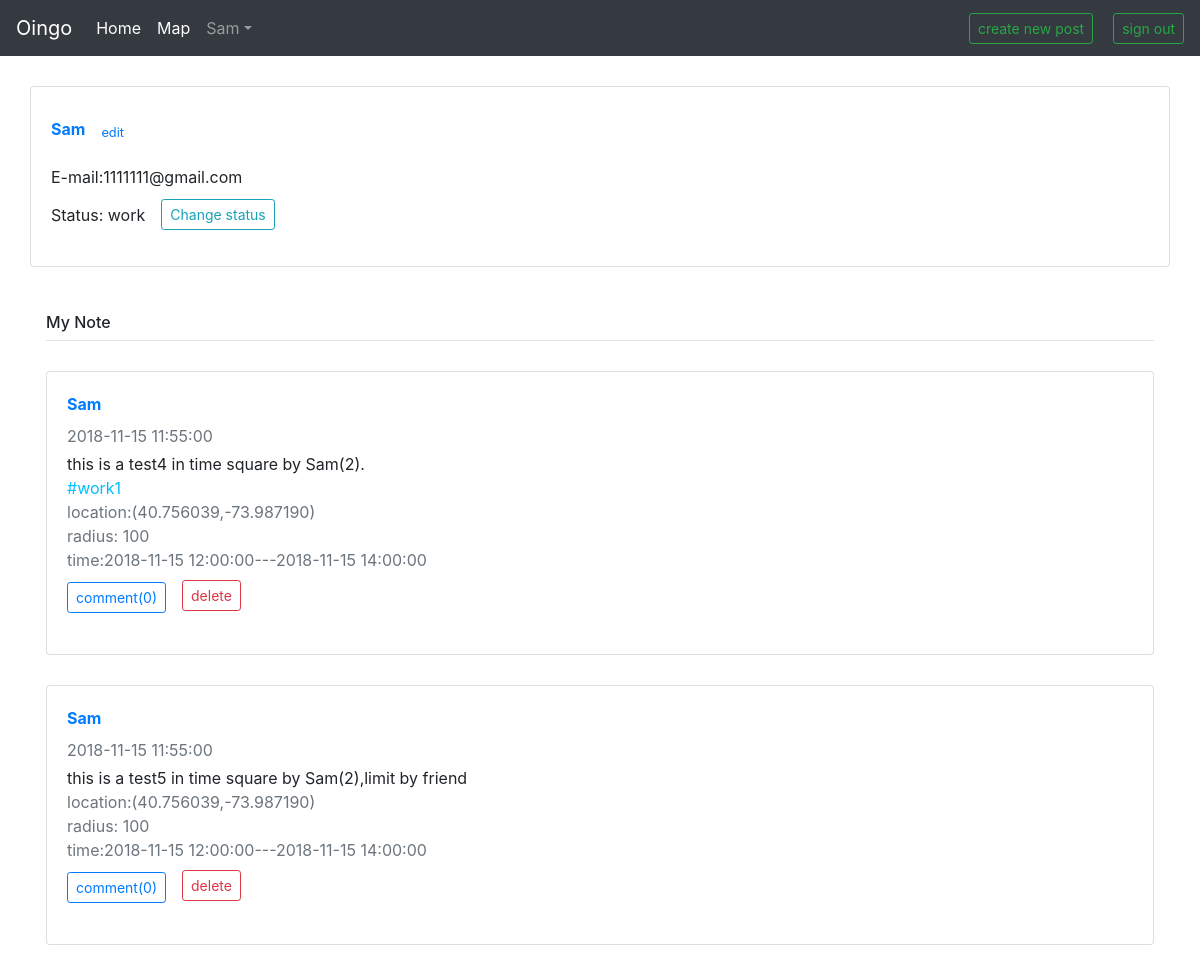
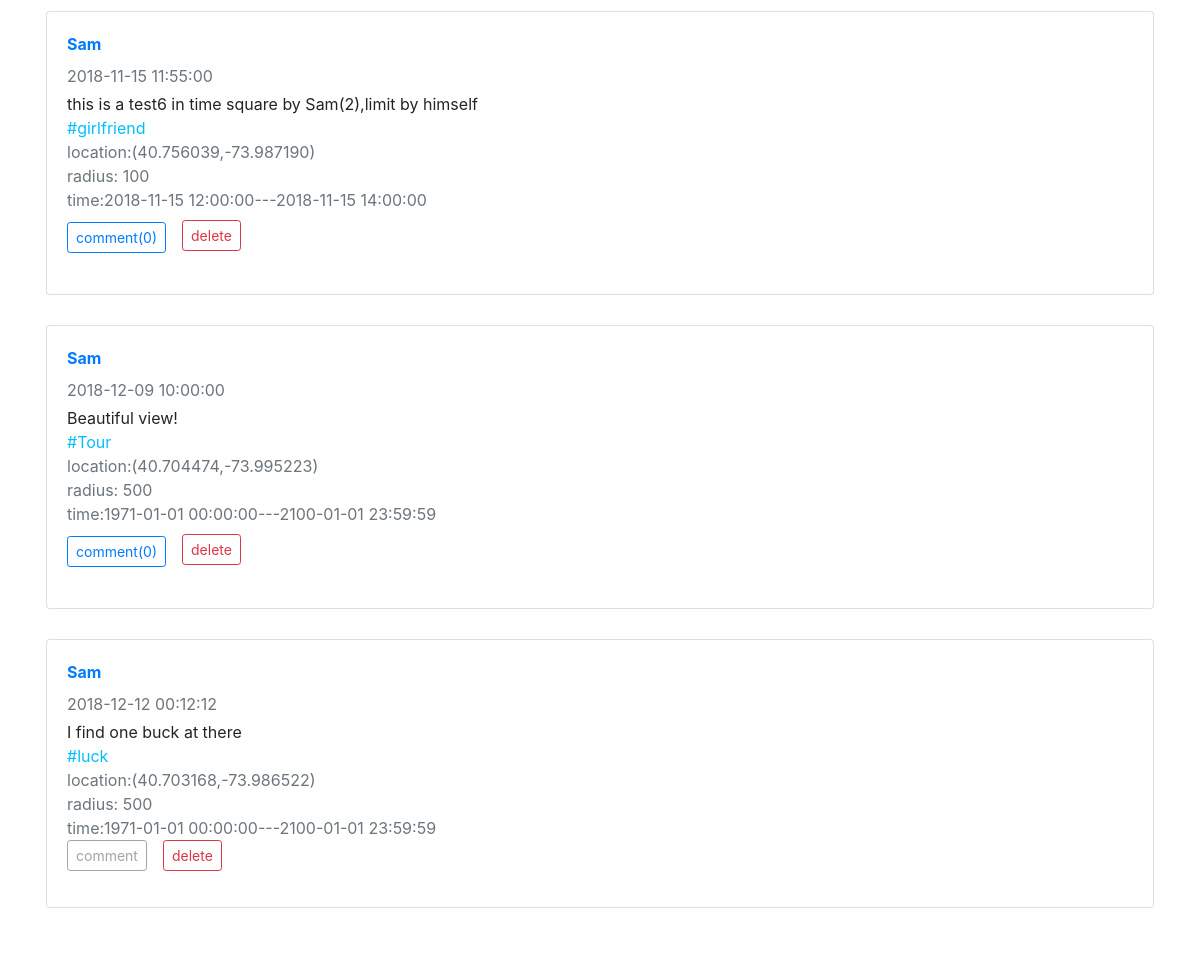
The app's page /test/homepage.php (signed in) with its own data (2 pictures, top to bottom).
### tables this page shows
CREATE TABLE `user` (
  `uid` int(11) NOT NULL,
  `uname` varchar(45) NOT NULL,
  `uemail` varchar(45) NOT NULL,
  `upwd` varchar(45) NOT NULL,
  `ustatus` varchar(45) DEFAULT NULL,
  PRIMARY KEY (`uid`)
);

CREATE TABLE `note` (
  `nid` int(11) NOT NULL,
  `ncontent` text NOT NULL,
  `uid` int(11) NOT NULL,
  `nlongitude` decimal(18,6) NOT NULL,
  `nlatitude` decimal(18,6) NOT NULL,
  `nradius` int(11) NOT NULL,
  `is_comment` tinyint(1) NOT NULL,
  `ntime` datetime NOT NULL,
  `nstart_time` datetime NOT NULL,
  `nend_time` datetime NOT NULL,
  `nrepeat_type` int(11) NOT NULL,
  `limit_view` int(11) NOT NULL,
  `nstart_date` datetime DEFAULT NULL,
  `nend_date` datetime DEFAULT NULL,
  `nrepeat_date` int(11) DEFAULT NULL,
  PRIMARY KEY (`nid`),
  KEY `uid` (`uid`),
  FULLTEXT KEY `ncontent` (`ncontent`),
  CONSTRAINT `note_ibfk_1` FOREIGN KEY (`uid`) REFERENCES `user` (`uid`) ON DELETE CASCADE
);

CREATE TABLE `n_tag` (
  `nid` int(11) NOT NULL,
  `ntag` varchar(45) NOT NULL,
  KEY `nid` (`nid`),
  CONSTRAINT `n_tag_ibfk_1` FOREIGN KEY (`nid`) REFERENCES `note` (`nid`) ON DELETE CASCADE
);

### test/homepage.php (the view, shortened to what this page needs)
<html lang="en">
  <head>
    <link href="css/bootstrap.css" rel="stylesheet">
    <link rel="stylesheet" href="https://cdn.bootcss.com/bootstrap/4.1.0/css/bootstrap.min.css">
  </head>
  <body>
    <div>
      <nav class="navbar navbar-expand-sm navbar-dark bg-dark">
        <a class="navbar-brand" href="index.php">Oingo</a>
        <div class="collapse navbar-collapse" id="navbarsExample03">
          <ul class="navbar-nav mr-auto">
            <li class="nav-item active">
              <a class="nav-link" href="home.php">Home <span class="sr-only">(current)</span></a>
            </li>
            <li class="nav-item active">
              <a class="nav-link" href="map.php">Map <span class="sr-only">(current)</span></a>
            </li>
            <li class="nav-item dropdown">
              <div class="dropdown">
                <a class="nav-link dropdown-toggle" data-toggle="dropdown"><?php echo $_COOKIE["user"];?></a>
              </div>
            </li>
          </ul>
          <div class="form-inline my-2 my-md-0">
            <button class="btn btn-outline-success btn-sm btn-block" style="margin-right:20px" onclick=post()>create new post</button>
          </div>
          <div class="form-inline my-2 my-md-0">
            <button class="btn btn-outline-success btn-sm btn-block" onclick=signout() >sign out</button>
          </div>
      </nav>
    </div>
    <?php
    $servername = "127.0.0.1";
    $username = "root";
    $password = "961010";
    $dbname = "project2";
    $conn = new mysqli($servername, $username, $password, $dbname);
    $sql_info = "SELECT  * FROM user Where uid=".$_COOKIE['uid'];
    $result_info = $conn->query($sql_info);
    if($result_info->num_rows != 0){
        $rowinfo=$result_info->fetch_assoc();
        echo '<div style="margin-top:30px;margin-left:30px;margin-right:30px">';
        echo '<div class="card flex-md-row mb-4 box-shadow h-md-250">';
        echo '<div class="card-body d-flex flex-column align-items-start">';
        echo '<div class="form-inline form-group" style="margin-top:10px" >
                <div class="form-group ">
                    <strong class="d-inline-block mb-2 text-primary">'.htmlspecialchars($_COOKIE['user'],ENT_QUOTES, 'UTF-8').'</strong>
                </div>
                <small class="form-group mx-sm-3 text-right ">
                    <a href="profile">edit</a>
                </small>
            </div>';
        echo '<p class="card-text mb-auto" >E-mail:'.htmlspecialchars($rowinfo['uemail'],ENT_QUOTES, 'UTF-8').'</p>';
        echo '<div class="form-inline form-group" style="margin-top:10px" id="show_status">
                <div class="form-group ">
                    <p class="card-text mb-auto" >Status:  '.htmlspecialchars($rowinfo['ustatus'],ENT_QUOTES, 'UTF-8').'</p>
                </div>
                <div class="form-group mx-sm-3 ">
                    <button class="btn btn-outline-info btn-sm" type="submit" onclick=changestatus() >Change status</button>
                </div>
            </div>';
        echo '</div>';
        echo '</div>';
        echo '</div>';
    }
    $sql_note='Select nid, ncontent, uid,nlatitude, nlongitude, nradius, is_comment, ntime, nstart_time, nend_time, nrepeat_type, limit_view,
                DATE_FORMAT(nstart_time,"%T") as stime, DATE_FORMAT(nend_time,"%T") as etime, nstart_date,nend_date, nrepeat_date From note where uid='.$_COOKIE['uid'];
    $result_note = $conn->query($sql_note);
    echo '<div style="margin-top:30px;margin-left:30px;margin-right:30px">';
    echo '<div class="my-3 p-3 bg-white rounded box-shadow">
       <h6 class="border-bottom border-gray pb-2 mb-0">My Note</h6>';
    if ($result_note->num_rows == 0) {
        echo '<div class="card flex-md-row mb-4 box-shadow h-md-250" style="margin-top:30px">';
        echo '<div class="card-body d-flex flex-column align-items-start">';
        echo '<p class="card-text mb-auto">You are note post any note. Click here to post a new note.</p>';
        echo '<a href="post.php">Create a new note</a>';
        echo '</div>';
        echo '</div>';
        echo $conn->error;
    }
    else {
      while($row = $result_note->fetch_assoc()) {
        $sqltag = $conn->prepare('SELECT  * FROM n_tag Where nid=?');
        $sqltag->bind_param('i',$row['nid']);
        $sqltag->execute();
        $resulttag = $sqltag->get_result();
        $tag='';
        if($resulttag->num_rows != 0){
          while($tagrow=$resulttag->fetch_assoc()){
            $tag=$tag.' '.$tagrow["ntag"];
          }
        }
        $sql_writter = $conn->prepare('SELECT  * FROM user as u, note as n Where u.uid=n.uid and n.nid= ?');
        $sql_writter->bind_param('i',$row['nid']);
        $sql_writter->execute();
        $result_writter = $sql_writter->get_result();
        if($result_writter->num_rows != 0){
            $writter=$result_writter->fetch_assoc()["uname"];
        }
        $sql_num = $conn->prepare('SELECT  count(*) FROM comment Where nid= ?');
        $sql_num->bind_param('i',$row['nid']);
        $sql_num->execute();
        $result_num = $sql_num->get_result();
        if($result_num->num_rows != 0){
            $cnum=$result_num->fetch_assoc()["count(*)"];
        }
        if($row['nrepeat_type']==0){
          echo '<div class="card flex-md-row mb-4 box-shadow h-md-250" style="margin-top:30px">';
          echo '<div class="card-body d-flex flex-column align-items-start">';
          echo '<strong class="d-inline-block mb-2 text-primary">'.htmlspecialchars($writter,ENT_QUOTES, 'UTF-8').'</strong>';
          echo '<div class="mb-1 text-muted">'.htmlspecialchars($row["ntime"],ENT_QUOTES, 'UTF-8').'</div>';
          echo '<p class="card-text mb-auto">'.htmlspecialchars($row["ncontent"],ENT_QUOTES, 'UTF-8').'</p>';
          echo '<p class="card-text mb-auto" style="color: #00BFFF">'.htmlspecialchars($tag,ENT_QUOTES, 'UTF-8').'</p>';
          echo '<span class="d-block text-muted">location:('.htmlspecialchars($row['nlatitude'],ENT_QUOTES, 'UTF-8').','.htmlspecialchars($row['nlongitude'],ENT_QUOTES, 'UTF-8').')</span>
                <span class="d-block text-muted">radius: '.htmlspecialchars($row['nradius'],ENT_QUOTES, 'UTF-8').'</span>
                <span class="d-block text-muted">time:'.htmlspecialchars($row['nstart_time'],ENT_QUOTES, 'UTF-8').'---'.htmlspecialchars($row['nend_time'],ENT_QUOTES, 'UTF-8').'</span>';
          echo '<div class="form-inline form-group">';
          if($row['is_comment']==1){
            echo            '<form action="comment.php" method="GET" style="margin-bottom:5px;margin-top:10px">
                  <input type="text" name="nid" value='.htmlspecialchars($row["nid"],ENT_QUOTES, 'UTF-8').' style="display: none">
                  <button class="btn btn-outline-primary btn-sm"  type="submit">comment('.htmlspecialchars($cnum,ENT_QUOTES, 'UTF-8').')</button>
                </form>';
            }else{
              echo   '<button class="btn btn-outline-secondary btn-sm"   disabled>comment</button>';
            }
          echo '<form class="form-group mx-sm-3" action="delete_note.php" method="POST">
                  <input class="form-control" type="text" name="nid" style="display: none" value='.htmlspecialchars($row["nid"],ENT_QUOTES, 'UTF-8').'>
                  <button class="btn btn-lg btn-outline-danger btn-sm" type="submit" >delete</button>
                </form></div>';
          echo '</div>';
          echo '</div>';
        }
      }
    }
    echo '</div>';
    echo '</div>';
  ?>
  </body>
</html>

### records on screen
user: uemail "1111111@gmail.com", ustatus "work"
note: uid.uname "Sam", ntime "2018-11-15 11:55:00", ncontent "this is a test4 in time square by Sam(2).", n_tag.ntag "#work1", nlatitude "40.756039", nlongitude "-73.987190", nradius "100", nstart_time "2018-11-15 12:00:00", nend_time "2018-11-15 14:00:00", cnum "0"
note: uid.uname "Sam", ntime "2018-11-15 11:55:00", ncontent "this is a test5 in time square by Sam(2),limit by friend", nlatitude "40.756039", nlongitude "-73.987190", nradius "100", nstart_time "2018-11-15 12:00:00", nend_time "2018-11-15 14:00:00", cnum "0"
note: uid.uname "Sam", ntime "2018-11-15 11:55:00", ncontent "this is a test6 in time square by Sam(2),limit by himself", n_tag.ntag "#girlfriend", nlatitude "40.756039", nlongitude "-73.987190", nradius "100", nstart_time "2018-11-15 12:00:00", nend_time "2018-11-15 14:00:00", cnum "0"
note: uid.uname "Sam", ntime "2018-12-09 10:00:00", ncontent "Beautiful view!", n_tag.ntag "#Tour", nlatitude "40.704474", nlongitude "-73.995223", nradius "500", nstart_time "1971-01-01 00:00:00", nend_time "2100-01-01 23:59:59", cnum "0"
note: uid.uname "Sam", ntime "2018-12-12 00:12:12", ncontent "I find one buck at there", n_tag.ntag "#luck", nlatitude "40.703168", nlongitude "-73.986522", nradius "500", nstart_time "1971-01-01 00:00:00", nend_time "2100-01-01 23:59:59", is_comment "comment"

### other values on screen
$_COOKIE["user"] "Sam"
$_COOKIE['user'] "Sam"
